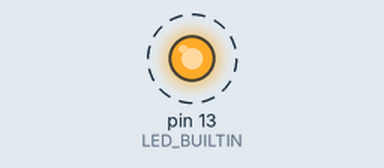
Bench run of a sketch on a simulated Arduino Uno, built with avr-gcc and run on an emulated ATmega328P. Shown: output pins drawn as LEDs (lit = HIGH). Dashed ring = blinking.

Above: at 0.05 s.
Timing chart, 0 to 3.0 s (numbered marks = the images above):
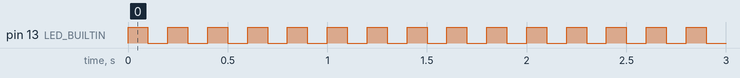

Measured:
- by itself, pin 13 (LED_BUILTIN): alternates HIGH for 0.10 s and LOW for 0.10 s

The sketch:

Blink_3.ino
```cpp
/**
 * Blink_3.ino Muestra el resguardo de funciones en bibliotecas de funciones.
 * Blink_2.ino Muestra declaración de funciones prototipo
 * Blink_1.ino Muestra declaración de constantes.
 * Blink.ino   Turns an LED on for one second, then off for one times, repeatedly.
 *
 *  Muestra como integrar una biblioteca de funciones.
 *
 *    Se crean una biblioteca de funciones con los siguietes archivos:
 *
 *    -funcionesAux.h     Contiene las definición de variables y funciones.
 *    -funcionesAux.cpp   Contiene el código de las funciones.
 *    -funcionesAux.txt   Contiene keywords usadas en la biblioteca de funciones.
 *    -readme.txt
 *    -Examples(.ino)    Contiene ejempos de uso.
 *
 *
 * Most Arduinos have an on-board LED you can control. On the UNO, MEGA and ZERO
 * it is attached to digital pin 13, LED_BUILTIN is set to
 * the correct LED pin independent of which board is used.
 *
 *  Fuente: S. Fitzgerald,A. Guadalupi,C. Newman. 8 Sep 2016. Disponible available:
 *       http://www.arduino.cc/en/Tutorial/Blink
 */
#include "funcionesAux.h"

void setup() {
      configRecursos();    // configura recursos periféricos
}

void loop() {
            blinkLed();
}
```

funcionesAux.cpp
```cpp
/*
 * funcionesAux.cpp - Creación de repertorio de funciones
 * Created by Martín Cordero mi.cuenta.correo.en@gmail.com
 * Revision #1 - See readMe.txt
 */


 #include "Arduino.h"
 #include  "funcionesAux.h"

#define LED_BUILTIN 13
#define BLINK_DELAY_MS_ON  100
#define BLINK_DELAY_MS_OFF 100

/* turn on-turn off embedded led [2]  */
void blinkLed(){
                digitalWrite(LED_BUILTIN, HIGH);   // turn the LED on (HIGH is the voltage level)
                delay(BLINK_DELAY_MS_ON);                       // wait for a second
                digitalWrite(LED_BUILTIN, LOW);    // turn the LED off by making the voltage LOW
                delay(BLINK_DELAY_MS_OFF);                       // wait for a second
}

/* configura recursos periféricos */
 void configRecursos(){
         pinMode(LED_BUILTIN,OUTPUT);
}
```

funcionesAux.h
```cpp
/*
 * funcionesAux.h - Creación de repertorio de funciones
 * Created by Martín Cordero mi.cuenta.correo.en@gmail.com
 * Revision #1 - See readMe.txt
 */

#ifndef funcionesAux_h

#include "Arduino.h"

      void blinkLed();          // enciende-apaga pin
      void configRecursos();    // configura recursos periféricos

 // The end wrapping of the #ifndef Include Guard
#endif
```
